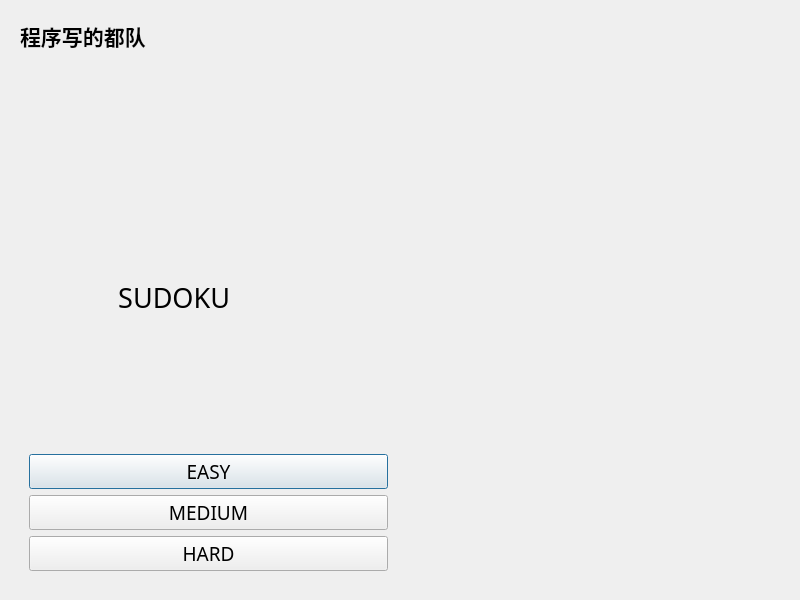
<?xml version="1.0" encoding="UTF-8"?>
<ui version="4.0">
 <class>Start</class>
 <widget class="QDialog" name="Start">
  <property name="geometry">
   <rect>
    <x>0</x>
    <y>0</y>
    <width>800</width>
    <height>600</height>
   </rect>
  </property>
  <property name="windowTitle">
   <string>Dialog</string>
  </property>
  <layout class="QGridLayout" name="gridLayout">
   <item row="0" column="0">
    <widget class="QWidget" name="widget_3" native="true">
     <property name="enabled">
      <bool>true</bool>
     </property>
     <property name="sizePolicy">
      <sizepolicy hsizetype="Preferred" vsizetype="Preferred">
       <horstretch>0</horstretch>
       <verstretch>0</verstretch>
      </sizepolicy>
     </property>
     <property name="maximumSize">
      <size>
       <width>1680000</width>
       <height>1678000</height>
      </size>
     </property>
     <property name="font">
      <font>
       <family>Arial Black</family>
       <pointsize>20</pointsize>
       <bold>true</bold>
      </font>
     </property>
     <layout class="QGridLayout" name="gridLayout_2">
      <item row="0" column="0">
       <widget class="QLabel" name="label">
        <property name="font">
         <font>
          <family>微软雅黑</family>
          <pointsize>16</pointsize>
          <bold>true</bold>
         </font>
        </property>
        <property name="text">
         <string>程序写的都队</string>
        </property>
       </widget>
      </item>
      <item row="4" column="0">
       <spacer name="verticalSpacer">
        <property name="orientation">
         <enum>Qt::Vertical</enum>
        </property>
        <property name="sizeHint" stdset="0">
         <size>
          <width>20</width>
          <height>40</height>
         </size>
        </property>
       </spacer>
      </item>
      <item row="5" column="0">
       <widget class="QWidget" name="widget" native="true">
        <layout class="QVBoxLayout" name="verticalLayout">
         <item>
          <widget class="QPushButton" name="easyButton">
           <property name="minimumSize">
            <size>
             <width>232</width>
             <height>0</height>
            </size>
           </property>
           <property name="font">
            <font>
             <family>AIGDT</family>
             <pointsize>14</pointsize>
             <bold>false</bold>
            </font>
           </property>
           <property name="text">
            <string>EASY</string>
           </property>
          </widget>
         </item>
         <item>
          <widget class="QPushButton" name="medium1Button">
           <property name="font">
            <font>
             <family>AIGDT</family>
             <pointsize>14</pointsize>
             <bold>false</bold>
            </font>
           </property>
           <property name="text">
            <string>MEDIUM</string>
           </property>
          </widget>
         </item>
         <item>
          <widget class="QPushButton" name="hardButton">
           <property name="font">
            <font>
             <family>AIGDT</family>
             <pointsize>14</pointsize>
             <bold>false</bold>
            </font>
           </property>
           <property name="text">
            <string>HARD</string>
           </property>
          </widget>
         </item>
        </layout>
       </widget>
      </item>
      <item row="0" column="1" rowspan="6">
       <widget class="QLabel" name="label_image">
        <property name="maximumSize">
         <size>
          <width>16777215</width>
          <height>16777215</height>
         </size>
        </property>
        <property name="baseSize">
         <size>
          <width>374</width>
          <height>556</height>
         </size>
        </property>
        <property name="text">
         <string/>
        </property>
       </widget>
      </item>
      <item row="1" column="0">
       <widget class="QLabel" name="label_logo">
        <property name="font">
         <font>
          <family>Arial Black</family>
          <pointsize>50</pointsize>
          <bold>true</bold>
         </font>
        </property>
        <property name="text">
         <string/>
        </property>
       </widget>
      </item>
      <item row="3" column="0">
       <widget class="QLabel" name="label_2">
        <property name="font">
         <font>
          <family>Copperplate Gothic Bold</family>
          <pointsize>20</pointsize>
          <bold>false</bold>
         </font>
        </property>
        <property name="text">
         <string>              SUDOKU</string>
        </property>
       </widget>
      </item>
      <item row="2" column="0">
       <spacer name="verticalSpacer_2">
        <property name="orientation">
         <enum>Qt::Vertical</enum>
        </property>
        <property name="sizeHint" stdset="0">
         <size>
          <width>20</width>
          <height>40</height>
         </size>
        </property>
       </spacer>
      </item>
     </layout>
     <zorder>widget</zorder>
     <zorder>label_image</zorder>
     <zorder>label_2</zorder>
     <zorder>label</zorder>
     <zorder>verticalSpacer</zorder>
     <zorder>label_logo</zorder>
     <zorder>verticalSpacer_2</zorder>
    </widget>
   </item>
  </layout>
 </widget>
 <resources/>
 <connections/>
</ui>
